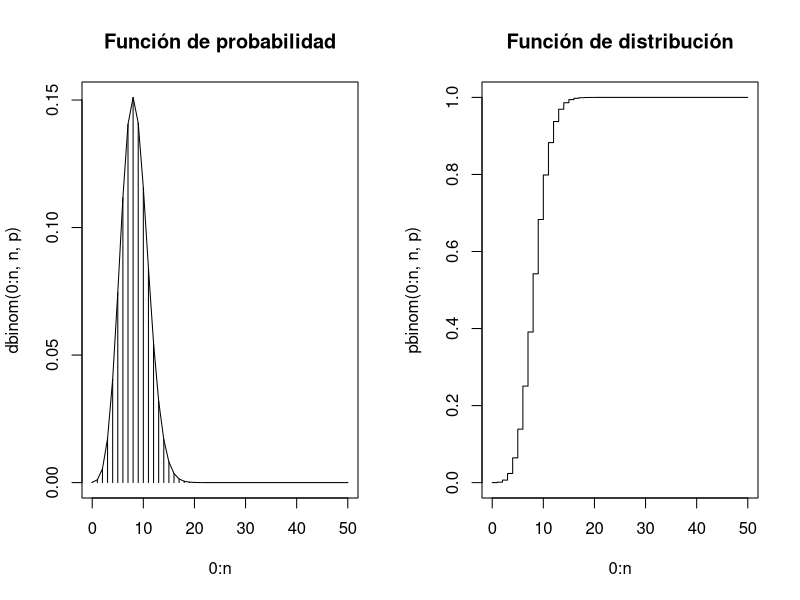
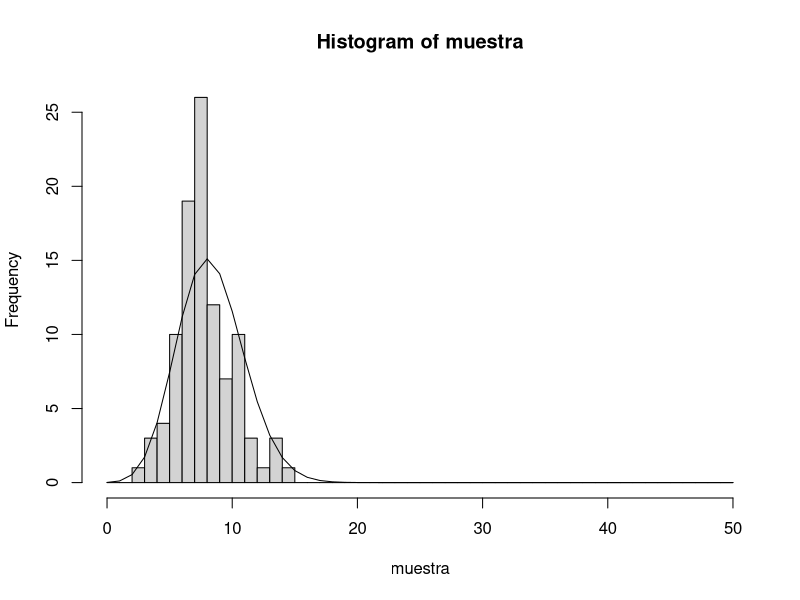
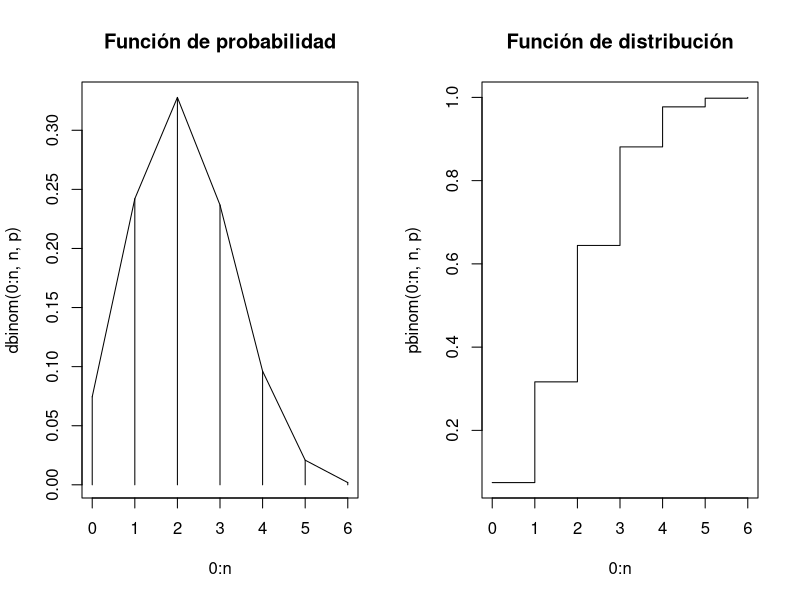
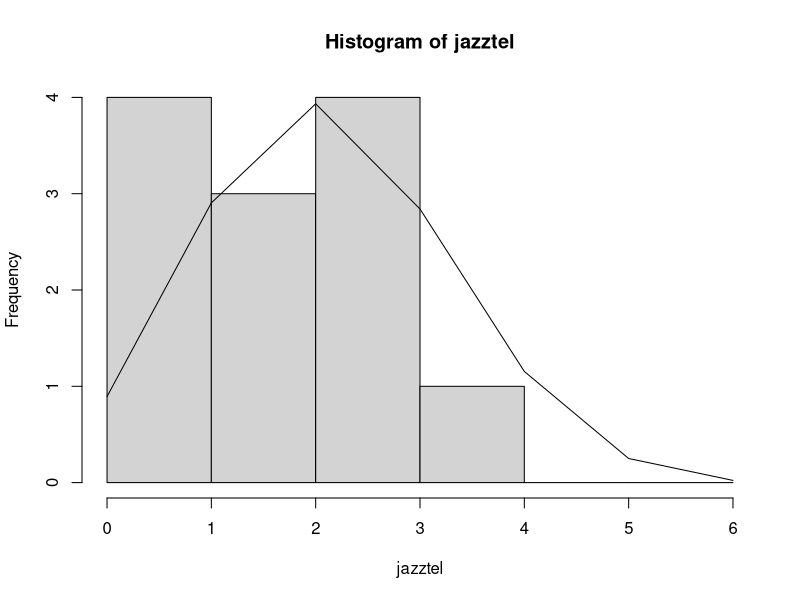
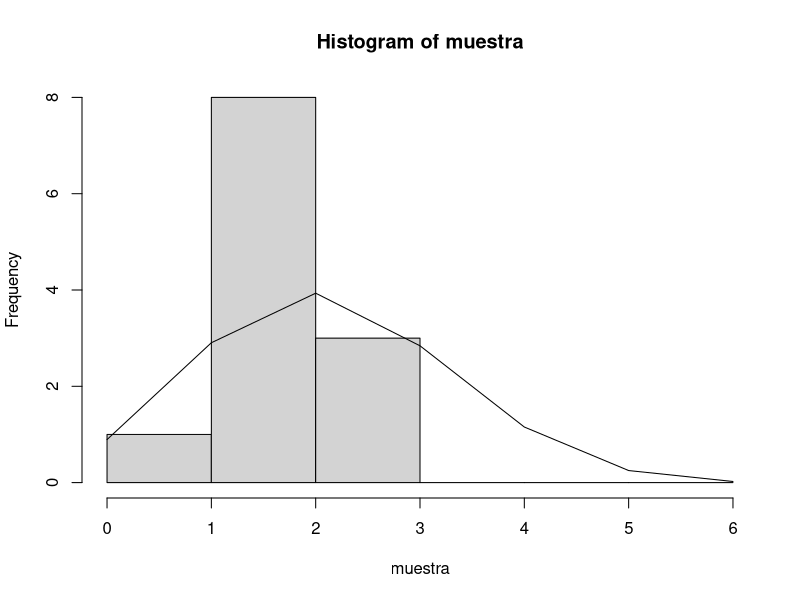
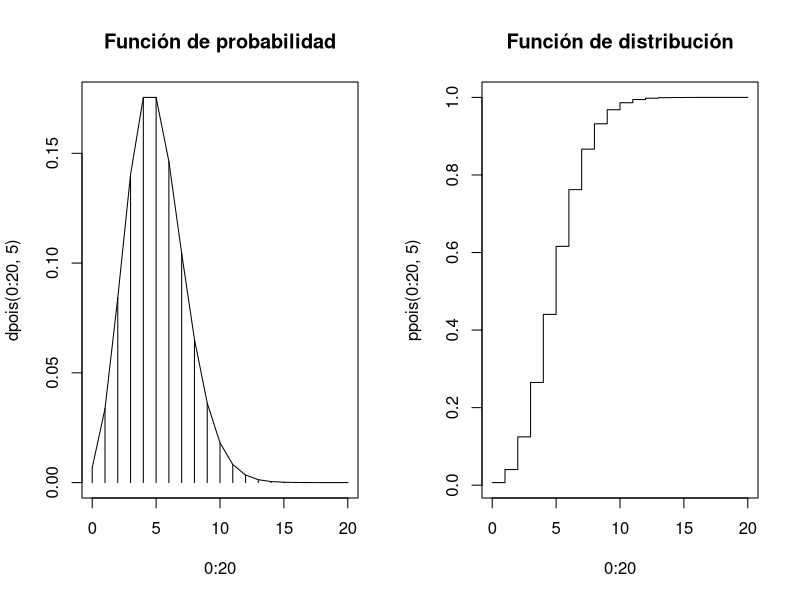
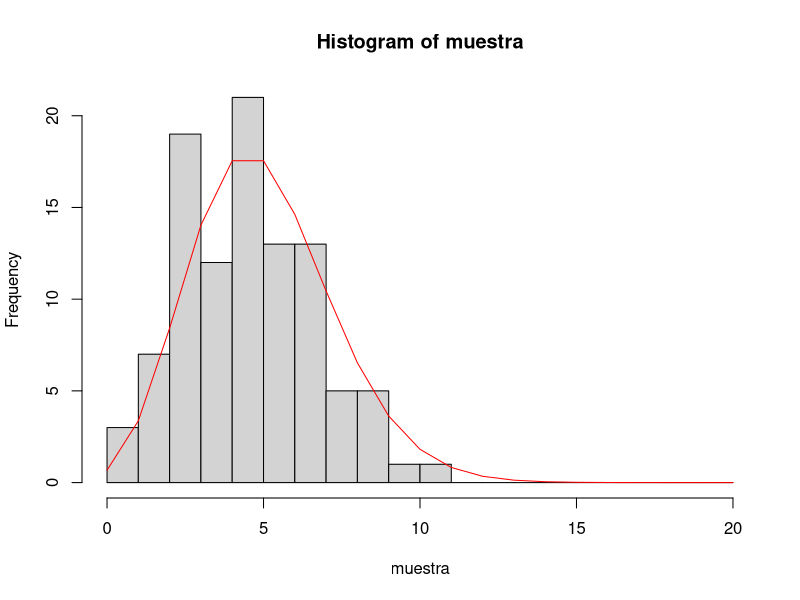
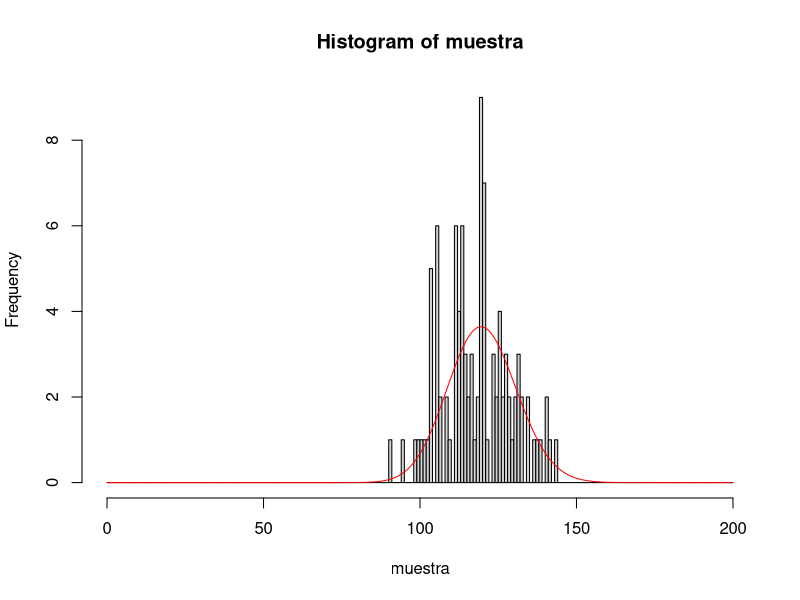

R code for these plots, in order:
" PRÁCTICA 5 - PARTE 1 "
options(scipen = 90)

#1A
"X -> B(n,p)"
n=50
p=1/6

#1B
Esperanza = n*p
Varianza = n*p*(1-p)

#1C
par(mfrow=c(1,2))
plot(0:n,dbinom(0:n,n,p),type="h",main="Función de probabilidad")
lines(0:n,dbinom(0:n,n,p))
plot(0:n,pbinom(0:n,n,p),type="s",main="Función de distribución")
par(mfrow=c(1,1))

#1D
dbinom(0,n,p)

#1E
dbinom(50,n,p)

#1F
pbinom(9,n,p)

#1G
1 - pbinom(10,n,p)

#1H
pbinom(40,n,p) - pbinom(20,n,p)

#1I
qbinom(c(0.50,0.90),n,p)

#1J
muestra = rbinom(100,n,p)
hist(muestra, breaks = 0:n)
lines(0:n,100*dbinom(0:n,n,p))

"EJERCICIO 2"

#2A
encuesta = read.csv2("encuesta.csv")
encuesta = na.omit(encuesta)
table(encuesta$MOVIL)
(n=6)
(p=26/74)

#2B
Esperanza = n*p
Varianza = n*p*(1-p)

#2C
par(mfrow=c(1,2))
plot(0:n,dbinom(0:n,n,p),type="h",main="Función de probabilidad")
lines(0:n,dbinom(0:n,n,p))
plot(0:n,pbinom(0:n,n,p),type="s",main="Función de distribución")
par(mfrow=c(1,1))

#2D
"P[X=3]"
(P.3=dbinom(3,n,p))

#2E
"P[X≤3]"
(P.menor.igual.3=pbinom(3,n,p))

(P.menor.igual.3=dbinom(0,n,p)+dbinom(1,n,p)+dbinom(2,n,p)+dbinom(3,n,p))

#2F
#P[X>3]
(P.mayor.3=1-P.menor.igual.3)

(P.mayor.3=dbinom(4,n,p)+dbinom(5,n,p)+dbinom(6,n,p))

#2G
(P.todos=dbinom(6,n,p))

#2H
(P.ninguno=dbinom(0,n,p))

#2I
(P.entre.2.y.4=dbinom(2,n,p)+dbinom(3,n,p)+dbinom(4,n,p))

(P.entre.2.y.4=pbinom(4,n,p)-pbinom(1,n,p))

#2J
qbinom(c(0.25,0.50,0.75,1),n,p)

pbinom(1,n,p)
pbinom(2,n,p)
pbinom(3,n,p)


#2K
encuesta = read.csv2("encuesta.csv")
nrow(encuesta)
encuesta = na.omit(encuesta)
nrow(encuesta)

encuesta$MOVIL

(jazztel = c(1,1,3,3,1,2,4,3,2,3,2,1))
hist(jazztel, breaks = 0:n)
lines(0:n,12*dbinom(0:n,n,p))

#2L
(muestra=rbinom(12,n,p))
hist(muestra, breaks = 0:n)
lines(0:n,12*dbinom(0:n,n,p))

"EJERCICIO 3"

#3A
"X -> P(λ)"
(lambda = 120/24)

#3B
(Esperanza = lambda)
(Varianza = lambda)

#3C
par(mfrow=c(1,2))
plot(0:20,dpois(0:20,5),type="h",main="Función de probabilidad")
lines(0:20,dpois(0:20,5))
plot(0:20,ppois(0:20,5),type="s",main="Función de distribución")
par(mfrow=c(1,1))

#3D
dpois(4,5)

#3E
ppois(4,5)

#3F
1 - ppois(4,5)

#3G
dpois(0,5)

#3H
ppois(6,5) - ppois(3,5)

#3I
qpois(c(0.25,0.50,0.75,1),5)

#3J
(muestra=rpois(100,5))
hist(muestra, breaks = 0:20)
lines(0:20,100*dpois(0:20,5),col="red")

#3K
dpois(100,120)

#3L
(muestra=rpois(100,120))
hist(muestra, breaks = 0:200)
lines(0:200,100*dpois(0:200,120),col="red")
